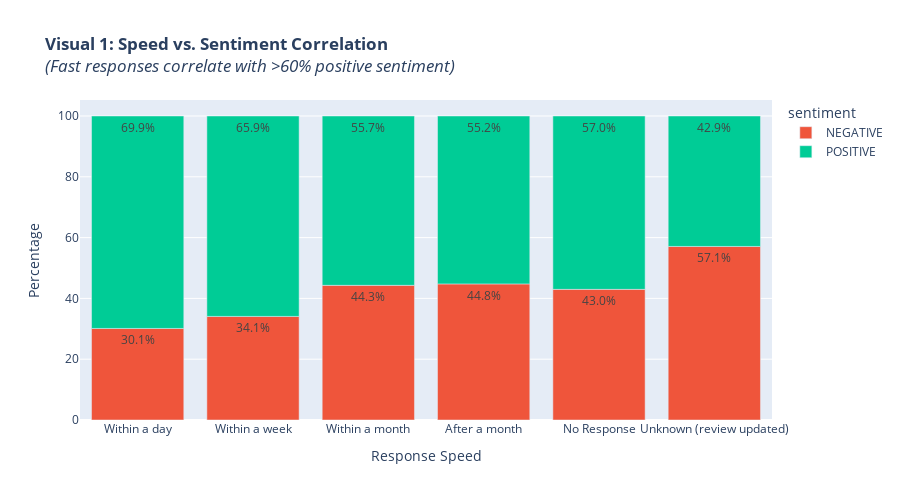
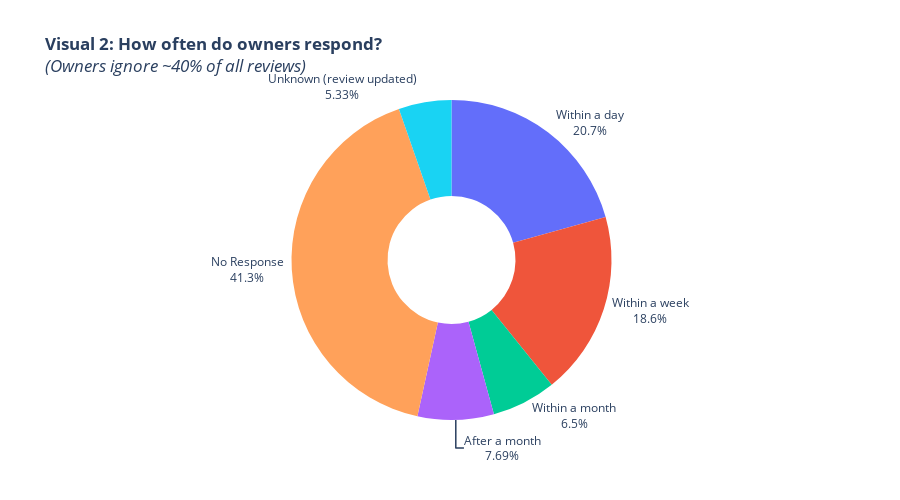
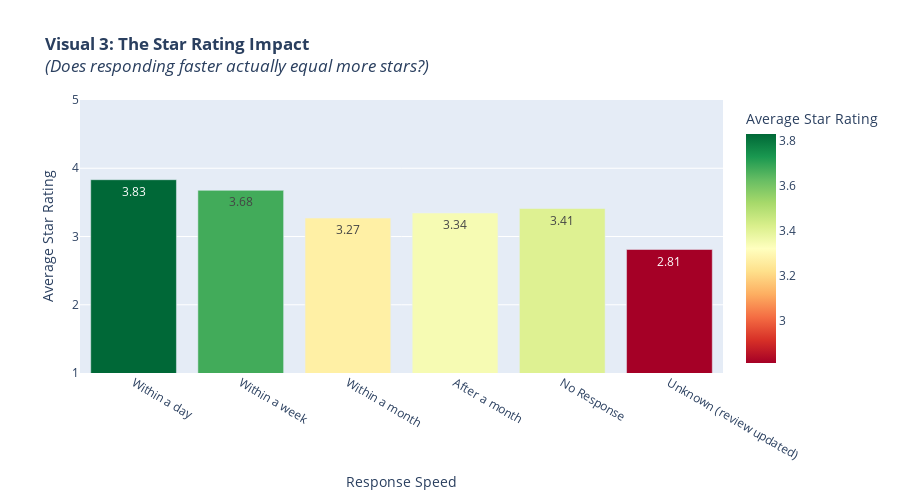

These figures' notebook cell, in order:
### Markdown cell above
# Question 2. How are the owners' response times correlated to the sentiments?

### Code cell
import pandas as pd
import plotly.express as px

# --- STEP 1: DATA PREPARATION ---

# 1. Calculate Time Difference
# (Ensure columns are datetime objects)
df_main['response_delta'] = df_main['owner_answer_timestamp_datetime_utc'] - df_main['review_datetime_utc']

# 2. Categorize Time (Handling the "Updated Review" edge case)
def get_response_category(delta):
    if pd.isnull(delta):
        return "No Response"
    if delta.total_seconds() < 0:
        return "Unknown (review updated)"
        
    days = delta.days
    if days < 1:
        return "Within a day"
    elif days <= 7:
        return "Within a week"
    elif days <= 30:
        return "Within a month"
    else:
        return "After a month"

df_main['response_category'] = df_main['response_delta'].apply(get_response_category)

# 3. Define Sort Order (Fastest -> Slowest)
order_list = [
    "Within a day", "Within a week", "Within a month", 
    "After a month", "No Response", "Unknown (review updated)"
]

# --- VISUAL 1: The Correlation (Vertical Stacked Bar) ---

# Filter for Binary Sentiment (Positive/Negative only)
df_binary = df_main[df_main['sentiment'].isin(['POSITIVE', 'NEGATIVE'])].copy()

# Calculate Percentages
v1_data = df_binary.groupby(['response_category', 'sentiment']).size().reset_index(name='count')
v1_totals = df_binary.groupby('response_category').size().reset_index(name='total')
v1_data = v1_data.merge(v1_totals, on='response_category')
v1_data['percentage'] = (v1_data['count'] / v1_data['total']) * 100
v1_data['label'] = v1_data['percentage'].round(1).astype(str) + "%"

fig1 = px.bar(
    v1_data, x='response_category', y='percentage', color='sentiment',
    title='<b>Visual 1: Speed vs. Sentiment Correlation</b><br><i>(Fast responses correlate with >60% positive sentiment)</i>',
    labels={'response_category': 'Response Speed', 'percentage': 'Percentage'},
    color_discrete_map={'POSITIVE': '#00CC96', 'NEGATIVE': '#EF553B'}, # Green/Red
    category_orders={'response_category': order_list},
    text='label'
)
fig1.update_layout(height=500, uniformtext_mode='hide')
fig1.show()

# --- VISUAL 2: The Reality (Distribution Donut Chart) ---

# Count total volume per category
v2_data = df_main['response_category'].value_counts().reset_index()
v2_data.columns = ['response_category', 'count']

fig2 = px.pie(
    v2_data, names='response_category', values='count',
    title='<b>Visual 2: How often do owners respond?</b><br><i>(Owners ignore ~40% of all reviews)</i>',
    color='response_category',
    category_orders={'response_category': order_list},
    hole=0.4 # Donut style
)
fig2.update_traces(textposition='outside', textinfo='percent+label')
fig2.update_layout(showlegend=False, height=500)
fig2.show()

# --- VISUAL 3: The Impact (Average Star Rating Bar) ---

# Calculate Average Rating per Category
v3_data = df_main.groupby('response_category')['review_rating'].mean().reset_index()

fig3 = px.bar(
    v3_data, x='response_category', y='review_rating',
    title='<b>Visual 3: The Star Rating Impact</b><br><i>(Does responding faster actually equal more stars?)</i>',
    labels={'response_category': 'Response Speed', 'review_rating': 'Average Star Rating'},
    color='review_rating',
    color_continuous_scale='RdYlGn', # Red to Green
    category_orders={'response_category': order_list},
    text_auto='.2f' # Show rating with 2 decimals
)
fig3.update_layout(height=500, yaxis=dict(range=[1, 5])) # Fix Y-axis 1-5
fig3.show()

### Figure 1 — Plotly figure (JSON) as saved in the notebook; plotly's stock layout.template omitted (floating-point values rounded to 4 significant figures)
{"data": [{"hovertemplate": "sentiment=NEGATIVE<br>Response Speed=%{x}<br>Percentage=%{y}<br>label=%{text}<extra></extra>", "legendgroup": "NEGATIVE", "marker": {"color": "#EF553B", "pattern": {"shape": ""}}, "name": "NEGATIVE", "orientation": "v", "showlegend": true, "text": ["44.8%", "43.0%", "57.1%", "30.1%", "44.3%", "34.1%"], "textposition": "auto", "type": "bar", "x": ["After a month", "No Response", "Unknown (review updated)", "Within a day", "Within a month", "Within a week"], "xaxis": "x", "y": [44.77, 42.97, 57.09, 30.11, 44.3, 34.07], "yaxis": "y"}, {"hovertemplate": "sentiment=POSITIVE<br>Response Speed=%{x}<br>Percentage=%{y}<br>label=%{text}<extra></extra>", "legendgroup": "POSITIVE", "marker": {"color": "#00CC96", "pattern": {"shape": ""}}, "name": "POSITIVE", "orientation": "v", "showlegend": true, "text": ["55.2%", "57.0%", "42.9%", "69.9%", "55.7%", "65.9%"], "textposition": "auto", "type": "bar", "x": ["After a month", "No Response", "Unknown (review updated)", "Within a day", "Within a month", "Within a week"], "xaxis": "x", "y": [55.23, 57.03, 42.91, 69.89, 55.7, 65.93], "yaxis": "y"}], "layout": {"barmode": "relative", "height": 500, "legend": {"title": {"text": "sentiment"}, "tracegroupgap": 0}, "title": {"text": "<b>Visual 1: Speed vs. Sentiment Correlation</b><br><i>(Fast responses correlate with >60% positive sentiment)</i>"}, "uniformtext": {"mode": "hide"}, "xaxis": {"anchor": "y", "autorange": true, "categoryarray": ["Within a day", "Within a week", "Within a month", "After a month", "No Response", "Unknown (review updated)"], "categoryorder": "array", "domain": [0, 1], "range": [-0.5, 5.5], "title": {"text": "Response Speed"}, "type": "category"}, "yaxis": {"anchor": "x", "autorange": true, "domain": [0, 1], "range": [0, 105.3], "title": {"text": "Percentage"}, "type": "linear"}}}

### Figure 2 — Plotly figure (JSON) as saved in the notebook; plotly's stock layout.template omitted (floating-point values rounded to 4 significant figures)
{"data": [{"customdata": [["Within a day"], ["Within a week"], ["Within a month"], ["After a month"], ["No Response"], ["Unknown (review updated)"]], "direction": "clockwise", "domain": {"x": [0, 1], "y": [0, 1]}, "hole": 0.4, "hovertemplate": "response_category=%{customdata[0]}<br>count=%{value}<extra></extra>", "labels": ["Within a day", "Within a week", "Within a month", "After a month", "No Response", "Unknown (review updated)"], "legendgroup": "", "marker": {"colors": ["#636efa", "#EF553B", "#00cc96", "#ab63fa", "#FFA15A", "#19d3f3"]}, "name": "", "showlegend": true, "sort": false, "textinfo": "percent+label", "textposition": "outside", "type": "pie", "values": [3484, 3126, 1095, 1296, 6951, 898]}], "layout": {"height": 500, "legend": {"tracegroupgap": 0}, "showlegend": false, "title": {"text": "<b>Visual 2: How often do owners respond?</b><br><i>(Owners ignore ~40% of all reviews)</i>"}}}

### Figure 3 — Plotly figure (JSON) as saved in the notebook; plotly's stock layout.template omitted (floating-point values rounded to 4 significant figures)
{"data": [{"hovertemplate": "Response Speed=%{x}<br>Average Star Rating=%{marker.color}<extra></extra>", "legendgroup": "", "marker": {"color": [3.344, 3.41, 2.81, 3.832, 3.27, 3.676], "coloraxis": "coloraxis", "pattern": {"shape": ""}}, "name": "", "orientation": "v", "showlegend": false, "textposition": "auto", "texttemplate": "%{y:.2f}", "type": "bar", "x": ["After a month", "No Response", "Unknown (review updated)", "Within a day", "Within a month", "Within a week"], "xaxis": "x", "y": [3.344, 3.41, 2.81, 3.832, 3.27, 3.676], "yaxis": "y"}], "layout": {"barmode": "relative", "coloraxis": {"colorbar": {"title": {"text": "Average Star Rating"}}, "colorscale": [[0, "rgb(165,0,38)"], [0.1, "rgb(215,48,39)"], [0.2, "rgb(244,109,67)"], [0.3, "rgb(253,174,97)"], [0.4, "rgb(254,224,139)"], [0.5, "rgb(255,255,191)"], [0.6, "rgb(217,239,139)"], [0.7, "rgb(166,217,106)"], [0.8, "rgb(102,189,99)"], [0.9, "rgb(26,152,80)"], [1, "rgb(0,104,55)"]]}, "height": 500, "legend": {"tracegroupgap": 0}, "title": {"text": "<b>Visual 3: The Star Rating Impact</b><br><i>(Does responding faster actually equal more stars?)</i>"}, "xaxis": {"anchor": "y", "autorange": true, "categoryarray": ["Within a day", "Within a week", "Within a month", "After a month", "No Response", "Unknown (review updated)"], "categoryorder": "array", "domain": [0, 1], "range": [-0.5, 5.5], "title": {"text": "Response Speed"}, "type": "category"}, "yaxis": {"anchor": "x", "domain": [0, 1], "range": [1, 5], "title": {"text": "Average Star Rating"}, "type": "linear"}}}
